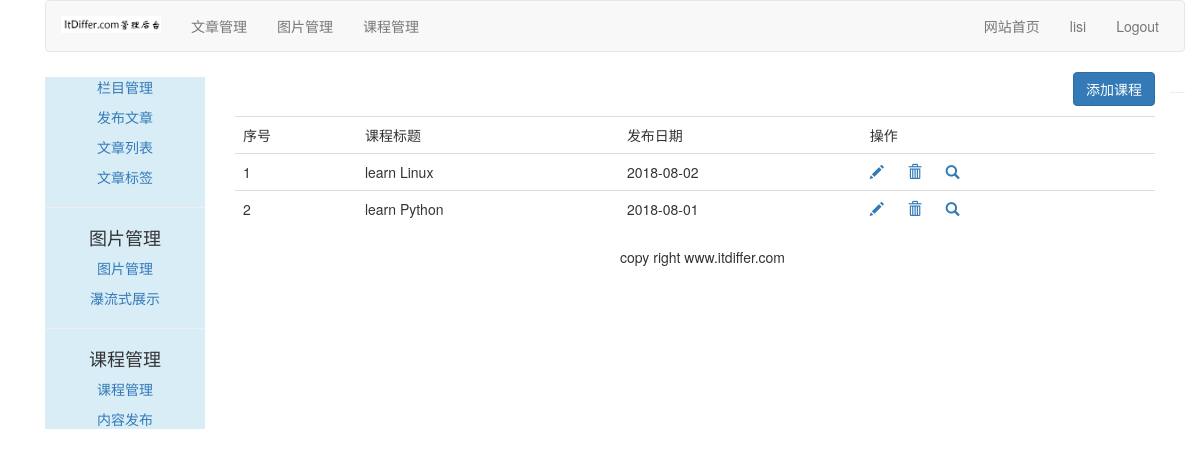
Page /course/manage-course/ (signed in) on the committed database.
### course/models.py (models this page shows, shortened)
class Course(models.Model):
    user = models.ForeignKey(User, on_delete=models.CASCADE, related_name='courses_user')
    title = models.CharField(max_length=200)
    slug = models.SlugField(max_length=200, unique=True)
    overview = models.TextField()
    created = models.DateTimeField(auto_now_add=True)
    student = models.ManyToManyField(User, related_name="courses_joined", blank=True)
    class Meta:
        ordering = ('-created',)

### course/views.py (the view)
# urls.py: path('manage-course/', ManageCourseListView.as_view(), name="manage_course"),
class ManageCourseListView(UserCourseMixin, ListView):
    context_object_name = "courses"
    template_name = 'course/manage/manage_course_list.html'

### course/views.py (called while the page is built)
    def get_queryset(self):
        qs = super(UserMixin, self).get_queryset()
        return qs.filter(user=self.request.user)

### templates/course/manage/manage_course_list.html (shortened to what this page needs)
{% extends "article/base.html" %}
{% load staticfiles %}
{% block content %}
<div>
    <div class='text-right'><a href="{% url 'course:create_course' %}">
        <button type="button" class="btn btn-primary">添加课程</button></a>
    </div>
    <table class="table table-hover" style="margin-top:10px">
    	<tr>
    		<td>序号</td>
            <td>课程标题</td>
            <td>发布日期</td>
    		<td>操作</td>
    	</tr>
    	{% for course in courses %}
    	<tr id={{ forloop.counter }}>
    		<td>{{ forloop.counter }}</td>
    		<td>{{ course.title }}</td>
    		<td>{{ course.created|date:"Y-m-d" }}</td>
    		<td>
    		    <a name="edit" href="javascript:"><span class="glyphicon glyphicon-pencil"></span></a>
                <a class="delete" name="delete" href="{% url 'course:delete_course' course.id %}" ><span class="glyphicon glyphicon-trash" style="margin-left:20px;"></span></a>
                <a href="{% url 'course:list_lessons' course.id %}"><span class="glyphicon glyphicon-search" style="margin-left:20px;"></span></a>
    		</td>
    	</tr>
    	{% endfor %}
    </table>
</div>
{% endblock %}

### templates/article/header.html
{% load staticfiles %}
<div class="container">
    <nav class="navbar navbar-default" role="navigation">
        <div class="navbar-header">
            <a class="navbar-brand" href="http://www.itdiffer.com">
                <img width="100px" src="{% static 'images/backlogo.png' %}"></a>
        </div>
        <div>
            <ul class="nav navbar-nav" role="tablist">
                <li><a href="{% url 'article:article_column' %}">文章管理</a></li>
                <li><a href="{% url 'image:list_images' %}">图片管理</a></li>
                <li><a href="{% url 'course:manage_course' %}">课程管理</a></li>
            </ul>
            <ul class="nav navbar-nav navbar-right" style="margin-right:10px">
                <li><a href="{% url 'blog:blog_title' %}">网站首页</a></li>
                <li><a href="#">{{ user.username }}</a></li>
                <li><a href="{% url 'account:user_logout' %}">Logout</a></li>
            </ul>
        </div>
    </nav>
</div>

### rows in the picture
Course: title "learn Linux", created "2018-08-02"
Course: title "learn Python", created "2018-08-01"

### other values in the picture
{{ user.username }} "lisi"
